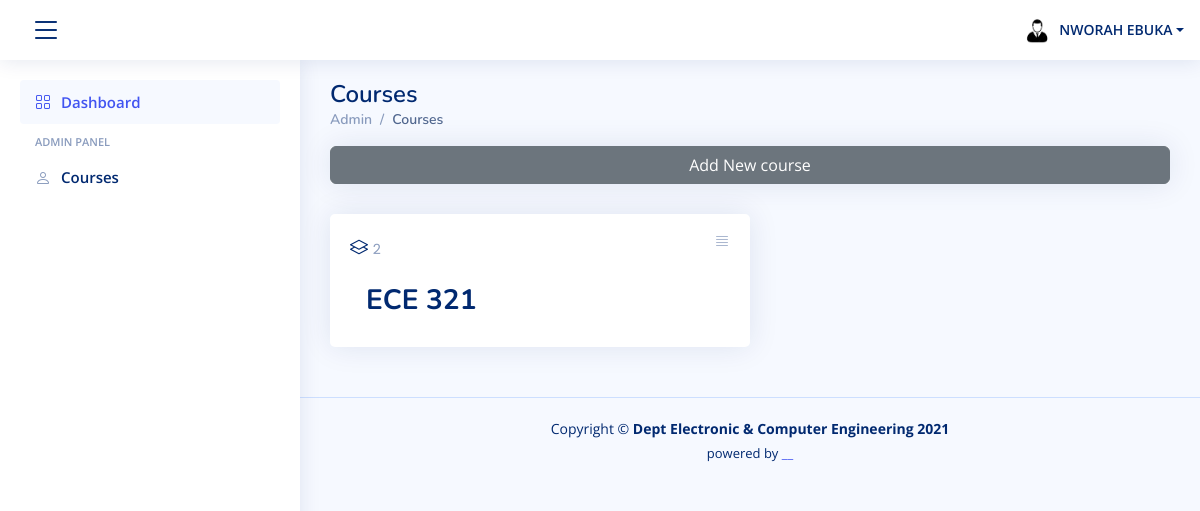
The app's page /courses/ (signed in), older data.
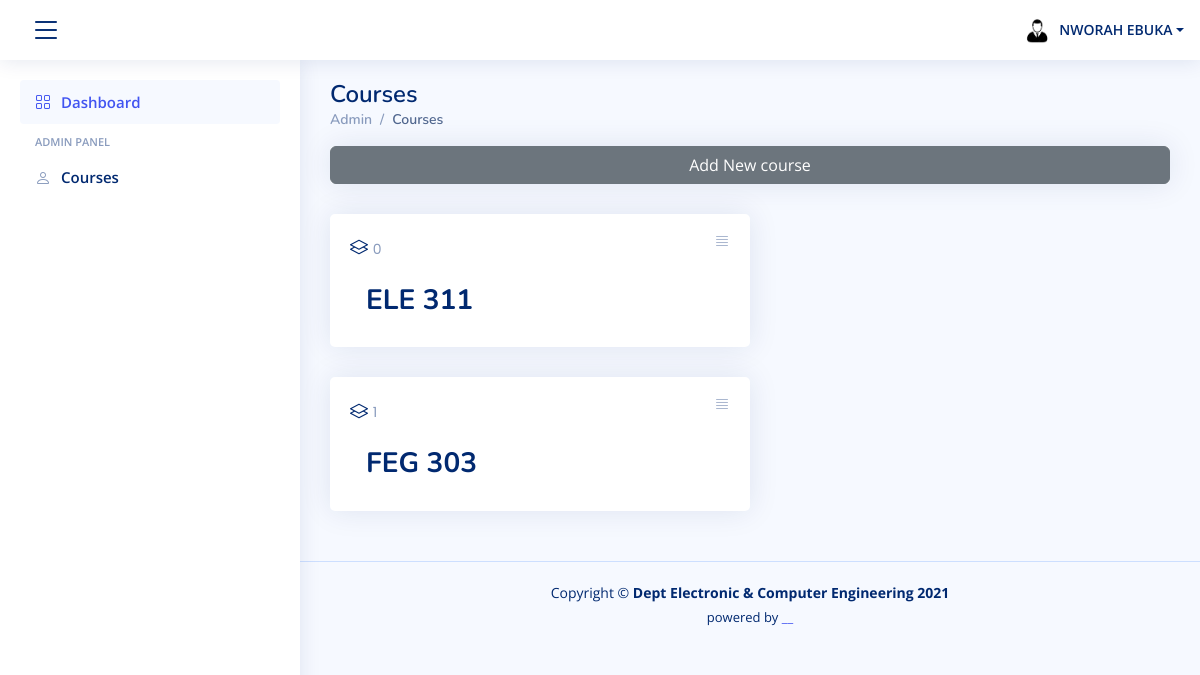
The same page, newer data.
### attendance/models.py (models this page shows, shortened)
class Course(models.Model):
    name_choices = settings.COURSE_LIST
    name = models.CharField(max_length=255, choices=name_choices, unique=True)
    def total_attendance(self):
        return self.attendance_set.count()

### attendance/views.py (the view)
# urls.py: path('courses/', CourseList, name='course_list'),
def CourseList(request):
    course = Course.objects.all().order_by('name')
    student = Student.objects.get(reg_number=request.user)
    sex = {'M':'male'}.get(student.sex)
    context = {'courses':course, 'CourseForm':CourseForm, 'sex':sex}
    return render(request, template_name='course_list.html', context=context)

### templates/course_list.html (shortened to what this page needs)
{% extends "partials/base.html" %}
{% block content %}
<main id="main" class="main">
    <div class="pagetitle">
      <h1>Courses</h1>
      <nav>
        <ol class="breadcrumb">
          <li class="breadcrumb-item">Admin</li>
          <li class="breadcrumb-item active">Courses</li>
        </ol>
      </nav>
    </div>
        <div class="card">
             <button type="button" class="btn btn-secondary" data-bs-toggle="modal" data-bs-target="#verticalycentered">
            Add New course
            </button>
        </div>
      <section class="section dashboard">
        {% if courses %}
        {%for course in courses%}
                <div class="col-xxl-4 col-md-6">
                  <div class="card info-card sales-card">
                    <div class="filter">
                      <a class="icon" href="#" data-bs-toggle="dropdown"><i class="bi bi-justify"></i></a>
                    </div>
                    <div class="card-body">
                      <div class="card-title bi-layers"> <span> {{course.total_attendance}} </span></div>
                      <div class="d-flex align-items-center">
                        <div class="ps-3">
                          <h6>{{course.name}}</h6>
                        </div>
                      </div>
                    </div>
                </div>
            </div>
        {%endfor%}
    {%endif%}
        </section>
  </main>
  {% endblock %}

Row changes from the older to the newer data that the page shows:
added Course: total_attendance "0", name "ELE 311"
changed Course: total_attendance "2" → "1"; name "ECE 321" → "FEG 303"
